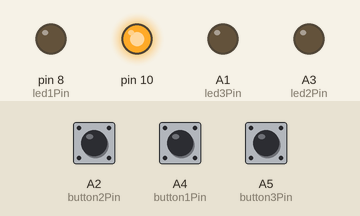
Recording of a sketch running on a simulated Arduino Uno, built with avr-gcc and run on an emulated ATmega328P. Shown: output pins drawn as LEDs (lit = HIGH). The test bench sets the inputs (shaded band); at power-on: A2 (button2Pin) HIGH, A4 (button1Pin) HIGH, A5 (button3Pin) HIGH.

Above: at 1.2 s.
1.3 s: A2 (button2Pin) pulled LOW for 0.15 s
At 1.37 s:
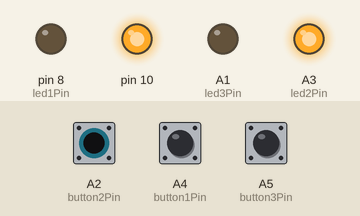
2.9 s: A4 (button1Pin) pulled LOW for 0.15 s
At 2.97 s:
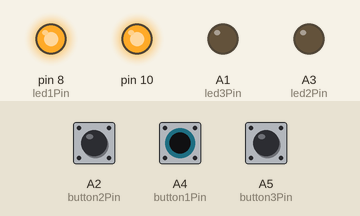
4.5 s: A5 (button3Pin) pulled LOW for 0.15 s
At 4.57 s:
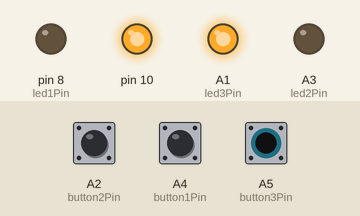
6.1 s: A5 (button3Pin) pulled LOW for 3.2 s
At 9.6 s:
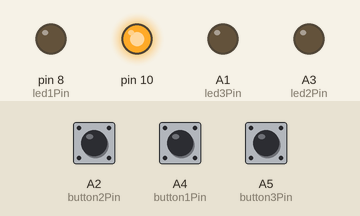
10.8 s: A2 (button2Pin) pulled LOW for 3.2 s
At 12.0 s:
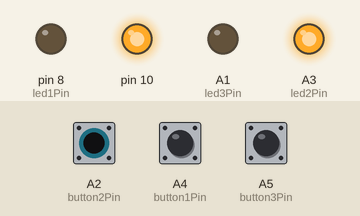
15.5 s: A2 (button2Pin) driven LOW and A4 (button1Pin) driven LOW
At 16.8 s:
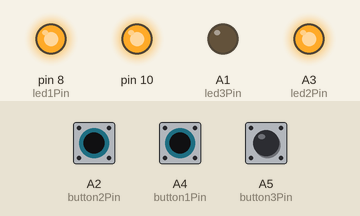
Timing chart, 0 to 18.0 s (numbered marks = the images above; inputs shaded):
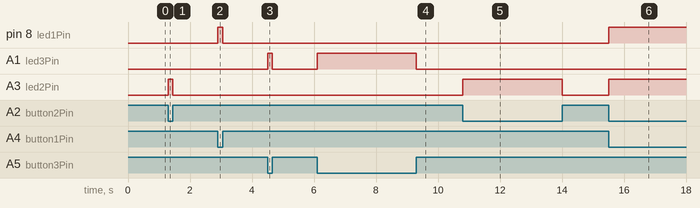

The sketch:

ACW2_microcontrollers.ino
```cpp
#include <mcp2515.h>
#include <SPI.h>
#include <SoftwareSerial.h>

// Define CAN bus pins
const int spiCS = 10; // Chip select pin for CAN bus module

// Define Bluetooth RX and TX pins for master and slave
const int bluetoothRX = 4;
const int bluetoothTX = 3;

// Initialize SoftwareSerial for master and slave Bluetooth communication
SoftwareSerial bluetooth(bluetoothRX, bluetoothTX);

// Initialize MCP2515 for CAN communication
MCP2515 mcp2515(spiCS);

// Define message IDs
const uint32_t requestSpeedID = 0x20;
const uint32_t requestButtonStateID = 0x30;
const uint32_t requestLEDStateID = 0x40;
const uint32_t speedInfoID = 0x28;
const uint32_t buttonChangeID = 0x37;
const uint32_t LEDStateID = 0x47;
const uint32_t LEDControlID = 0x48;

// Define LED pins
const int led1Pin = 8;
const int led2Pin = A3;
const int led3Pin = A1;

// Define button pins
const int button1Pin = A4;
const int button2Pin = A2;
const int button3Pin = A5;

void setup() {
  // Initialize serial communication for debugging
  Serial.begin(9600);

 bluetooth.begin(38400);

  // Initialize SPI communication
  SPI.begin();

  // Initialize CAN bus module
  mcp2515.reset();
mcp2515.setBitrate(CAN_125KBPS, MCP_8MHZ);
mcp2515.setNormalMode();

  // Set LED pins as outputs
  pinMode(led1Pin, OUTPUT);
  pinMode(led2Pin, OUTPUT);
  pinMode(led3Pin, OUTPUT);

  // Set button pins as inputs with internal pull-ups enabled
  pinMode(button1Pin, INPUT_PULLUP);
  pinMode(button2Pin, INPUT_PULLUP);
  pinMode(button3Pin, INPUT_PULLUP);
}

void loop(){
  // Read the state of the pushbutton values
  int button1State = digitalRead(button1Pin);
  int button2State = digitalRead(button2Pin);
  int button3State = digitalRead(button3Pin);

  // Check if each pushbutton is pressed
  if (button1State == LOW) {
    // Turn LED1 on if button 1 is pressed
    digitalWrite(led1Pin, HIGH);
  } else {
    // Turn LED1 off if button 1 is not pressed
    digitalWrite(led1Pin, LOW);
  }

  if (button2State == LOW) {
    // Turn LED2 on if button 2 is pressed
    digitalWrite(led2Pin, HIGH);
  } else {
    // Turn LED2 off if button 2 is not pressed
    digitalWrite(led2Pin, LOW);
  }

  if (button3State == LOW) {
    // Turn LED3 on if button 3 is pressed
    digitalWrite(led3Pin, HIGH);
  } else {
    // Turn LED3 off if button 3 is not pressed
    digitalWrite(led3Pin, LOW);
  }

  // Check for incoming CAN messages
  struct can_frame rxMsg;
  if (mcp2515.readMessage(&rxMsg) == MCP2515::ERROR_OK) {
    // Process the received message
    processCANMessage(rxMsg);
  }

  // Check for incoming messages on master Bluetooth
  if (bluetooth.available() >= 12) {
    // Read the message
    byte message[12];
    bluetooth.readBytes(message, 12);

    // Process the message
    processBluetoothMessage(message);
  }

  // Handle button state requests
  if (checkButtonStateRequest()) {
    // Respond with button state message
    sendButtonStateMessage();
  }

  // Handle LED state requests
  if (checkLEDStateRequest()) {
    // Respond with LED state message
    sendLEDStateMessage();
  }
}

// Message processing logic
void processBluetoothMessage(byte message[]) {
  // Check message format
  if (message[0] == 0x00 && message[11] == 0xFF) {
    // Extract message type and data
    uint16_t messageType = (message[1] << 8) | message[2];
    uint16_t messageData = (message[3] << 8) | message[4];

    // Process message based on message type
    switch (messageType) {
      case 0x0001:
        // Speed (km/h)
        // Process speed data
        break;
      case 0x0002:
        // Engine speed (rpm)
        // Process engine speed data
        break;
      case 0x0003:
        // LED state
        // Extract LED ID and state
        uint8_t ledID = message[3];
        uint8_t ledState = message[4];
        // Process LED state data
        break;
      case 0x0004:
        // Button press
        // Extract button ID and state
        uint8_t buttonID = message[3];
        uint8_t buttonState = message[4];
        // Process button press data
        break;
      case 0x0005:
        // Analogue value (0-1024)
        // Process analogue value data
        break;
      case 0xFFFF:
        // Test
        // Process test message
        break;
      case 0xFFFE:
        // Acknowledge
        // Process acknowledge message
        break;
      default:
        // Unknown message type
        break;
    }
  } else {
    // Invalid message format
    // Ignore or handle error
  }
}

void processCANMessage(const can_frame& msg) {
  switch (msg.can_id) {
    case requestSpeedID:
      // Respond with speed info message
      sendSpeedInfoMessage();
      break;
    // Handle other request messages if needed
    default:
      // Ignore unrecognized messages
      break;
  }
}

bool checkButtonStateRequest() {
  // Check if any button state request is received
  // For demonstration, always return true
  return true;
}

void sendButtonStateMessage() {
  // Create and send the button state message
  can_frame msg;
  msg.can_id = buttonChangeID;
  msg.can_dlc = 3; // Button state message has one byte of data
  msg.data[0] = (digitalRead(button1Pin) == HIGH) ? 1 : 0;
  msg.data[1] = (digitalRead(button2Pin) == HIGH) ? 1 : 0;
  msg.data[2] = (digitalRead(button3Pin) == HIGH) ? 1 : 0; // Convert button state to 1 or 0
  mcp2515.sendMessage(&msg);
}

bool checkLEDStateRequest() {
  // Check if any LED state request is received
  // For demonstration, always return true
  return true;
}

void sendLEDStateMessage() {
  // Create and send the LED state message
  can_frame msg;
  msg.can_id = LEDStateID;
  msg.can_dlc = 3; // LED state message has one byte of data
  msg.data[0] = (digitalRead(led1Pin) == HIGH) ? 1 : 0;
  msg.data[1] = (digitalRead(led2Pin) == HIGH) ? 1 : 0;
  msg.data[2] = (digitalRead(led3Pin) == HIGH) ? 1 : 0; // Convert LED state to 1 or 0
  mcp2515.sendMessage(&msg);
}

void sendSpeedInfoMessage() {
   can_frame msg;
  msg.can_id = speedInfoID;
  msg.can_dlc = 5; // Speed info message has five bytes of data
  msg.data[0] = 0; // Placeholder for unused byte
  msg.data[1] = 0x12; // Speed MSB
  msg.data[2] = 0x34; // Speed LSB
  msg.data[3] = 0x00; // Placeholder for RPM MSB
  msg.data[4] = 0x00; // Placeholder for RPM LSB
  mcp2515.sendMessage(&msg);
}

void controlLED(int led, int state) {
  digitalWrite(led, state);
}
```

Measured:
- after the input at 1.3 s, A3 (led2Pin): LOW → HIGH at once, → LOW 0.15 s later
- after the input at 2.9 s, pin 8 (led1Pin): LOW → HIGH at once, → LOW 0.15 s later
- after the input at 4.5 s, A1 (led3Pin): LOW → HIGH at once, → LOW 0.15 s later
- after the input at 6.1 s, A1 (led3Pin): LOW → HIGH at once, → LOW 3.2 s later
- after the input at 10.8 s, A3 (led2Pin): LOW → HIGH at once, → LOW 3.2 s later
- after the input at 15.5 s, pin 8 (led1Pin), A3 (led2Pin): LOW → HIGH at once
